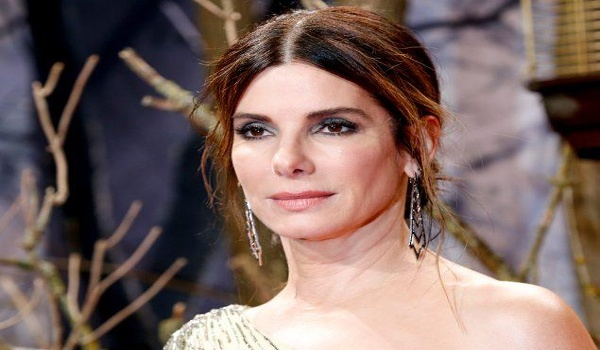
#> input picture andres.jpg, 600 x 350 px, found by its file name
$ python caracteristicas.py
#> lines starting #> are read from the running program, lines starting #| are printed output that depends on the picture
import cv2

image = cv2.imread('test/andres.jpg')
#> image is the input picture: shape (350, 600, 3); mean B, G, R 97.1, 102.3, 123.8
roi = image[240:375, 215:365]
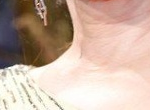
#> roi: shape (110, 150, 3); mean B, G, R 161.6, 176.7, 200.9

cv2.imshow('roi', roi)
cv2.imshow('original', image)
cv2.waitKey(0)
cv2.destroyAllWindows()

$ run again, with deteccion.jpg copied over andres.jpg
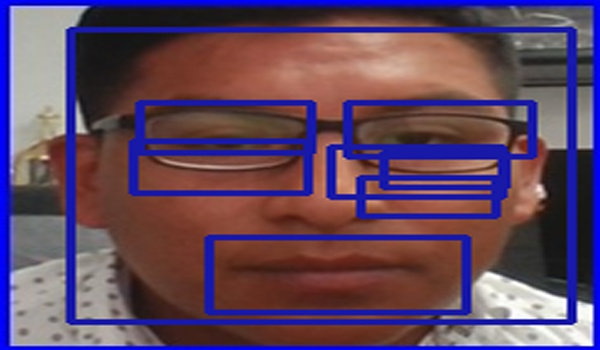
#> input picture deteccion.jpg, 600 x 350 px, found by its file name
#> image is the input picture: shape (350, 600, 3); mean B, G, R 97.1, 70.7, 96.2
#> `roi = image[240:375, 215:365]`:
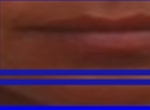
#> roi: shape (110, 150, 3); mean B, G, R 58.2, 43.8, 87.9

$ run again, with index.jpg copied over andres.jpg
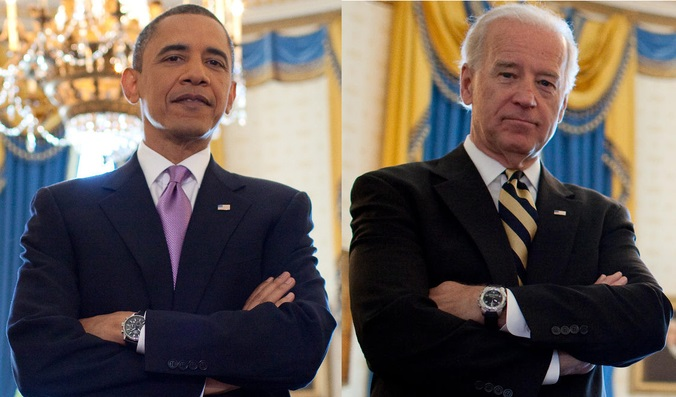
#> input picture index.jpg, 676 x 397 px, found by its file name
#> image is the input picture: shape (397, 676, 3); mean B, G, R 87, 92.9, 103.3
#> `roi = image[240:375, 215:365]`:
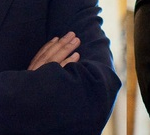
#> roi: shape (135, 150, 3); mean B, G, R 59.3, 53.4, 59.4
